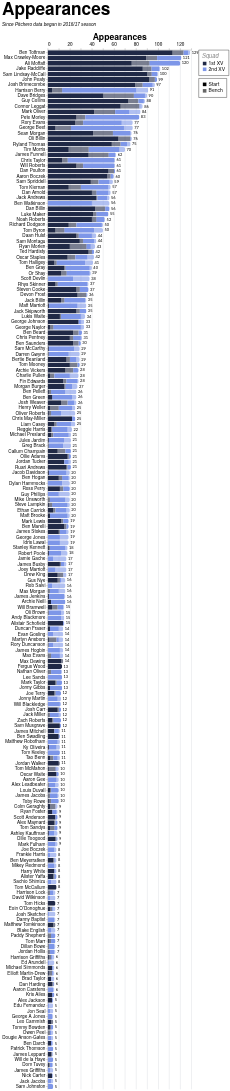

The specification (Vega-Lite) saved for this image:
### Vega-Lite specification from a JSON file in a GitHub repository (floating-point values rounded to 4 significant figures; data arrays with more than 128 entries replaced by an {"elided": "..."} marker saying what was removed)
{"config": {"axis": {"labelFont": "PT Sans Narrow, Helvetica Neue, Helvetica, Arial, sans-serif", "titleFont": "PT Sans Narrow, Helvetica Neue, Helvetica, Arial, sans-serif", "labelFontSize": 13, "titleFontSize": 24, "gridColor": "#202947", "gridOpacity": 0.2, "zindex": 1}, "text": {"font": "Lato, sans-serif"}, "bar": {"cornerRadiusEnd": 5}, "header": {"labelFont": "PT Sans Narrow, Helvetica Neue, Helvetica, Arial, sans-serif", "titleFont": "PT Sans Narrow, Helvetica Neue, Helvetica, Arial, sans-serif", "labelFontSize": 24, "titleFontSize": 28, "labelFontWeight": "bold", "orient": "left"}, "legend": {"labelFont": "PT Sans Narrow, Helvetica Neue, Helvetica, Arial, sans-serif", "titleFont": "PT Sans Narrow, Helvetica Neue, Helvetica, Arial, sans-serif", "labelFontSize": 14, "titleFontSize": 16, "titlePadding": 5, "fillColor": "white", "strokeColor": "black", "padding": 10, "titleFontWeight": "lighter", "titleFontStyle": "italic", "titleColor": "gray", "offset": 10}, "title": {"font": "PT Sans Narrow, Helvetica Neue, Helvetica, Arial, sans-serif", "fontSize": 48, "fontWeight": "bold", "anchor": "start", "align": "center", "titlePadding": 20, "subtitlePadding": 10, "subtitleFontSize": 13, "subtitleColor": "", "subtitleFontStyle": "italic", "offset": 15, "color": "black"}, "axisX": {"labelAngle": 0}, "facet": {"title": null, "header": null, "align": {"row": "each", "column": "each"}}, "resolve": {"scale": {"y": "independent", "facet": "independent"}}, "background": "transparent", "scale": {"offsetBandPaddingOuter": 0.2, "offsetBandPaddingInner": 0.1}, "view": {"stroke": null, "background": "transparent"}}, "layer": [{"mark": {"type": "bar"}, "encoding": {"color": {"field": "squad", "legend": {"direction": "vertical", "labelExpr": "datum.value + ' XV'", "offset": 20, "orient": "right", "title": "Squad"}, "scale": {"domain": ["1st", "2nd"], "range": ["#202946", "#7d96e8"]}, "sort": ["1st", "2nd"], "type": "nominal"}, "opacity": {"field": "start", "legend": {"direction": "vertical", "offset": 20, "orient": "right", "title": null}, "scale": {"domain": ["Start", "Bench"], "range": [1.0, 0.6]}, "sort": ["Start", "Bench"], "type": "nominal"}, "order": {"field": "stack_order", "sort": "ascending", "type": "quantitative"}, "tooltip": [{"field": "player", "title": "Player", "type": "nominal"}, {"field": "squad", "title": "Squad", "type": "nominal"}, {"field": "start", "title": "Selection", "type": "nominal"}, {"aggregate": "sum", "field": "games", "title": "Games", "type": "quantitative"}, {"aggregate": "max", "field": "player_total", "title": "Total", "type": "quantitative"}], "x": {"aggregate": "sum", "axis": {"orient": "top", "title": "Appearances"}, "field": "games", "type": "quantitative"}, "y": {"field": "player", "sort": {"field": "player_total", "op": "max", "order": "descending"}, "title": null, "type": "nominal"}}}, {"mark": {"type": "text", "align": "left", "baseline": "middle", "color": "black", "dx": 4, "fontSize": 11}, "encoding": {"text": {"field": "total_games", "format": ".0f", "type": "quantitative"}, "x": {"axis": {"orient": "top", "title": "Appearances"}, "field": "total_games", "type": "quantitative"}, "y": {"field": "player", "sort": {"field": "player_total", "op": "max", "order": "descending"}, "title": null, "type": "nominal"}}, "transform": [{"aggregate": [{"op": "sum", "field": "games", "as": "total_games"}, {"op": "max", "field": "player_total", "as": "player_total"}], "groupby": ["player"]}]}], "data": {"name": "data-6a15bdc88305d6f0803231ae141cd173"}, "height": {"step": 15}, "params": [{"name": "seasonParam", "value": []}, {"name": "gameTypesParam", "value": []}, {"name": "squadParam", "value": "All"}, {"name": "positionsParam", "value": []}, {"name": "minAppsParam", "value": 5}], "title": {"text": "Appearances", "subtitle": "Since Pitchero data began in 2016/17 season"}, "transform": [{"filter": "length(seasonParam) === 0 || indexof(seasonParam, datum.season) >= 0"}, {"filter": "length(gameTypesParam) === 0 || indexof(gameTypesParam, datum.game_type) >= 0"}, {"filter": "squadParam === \"All\" || datum.squad === squadParam"}, {"filter": "length(positionsParam) === 0 || indexof(positionsParam, datum.position) >= 0"}, {"joinaggregate": [{"op": "sum", "field": "games", "as": "player_total"}], "groupby": ["player"]}, {"filter": "datum.player_total >= minAppsParam"}], "width": 400, "$schema": "https://vega.github.io/schema/vega-lite/v5.20.1.json", "datasets": {"data-6a15bdc88305d6f0803231ae141cd173": {"elided": "2371 records"}}}
